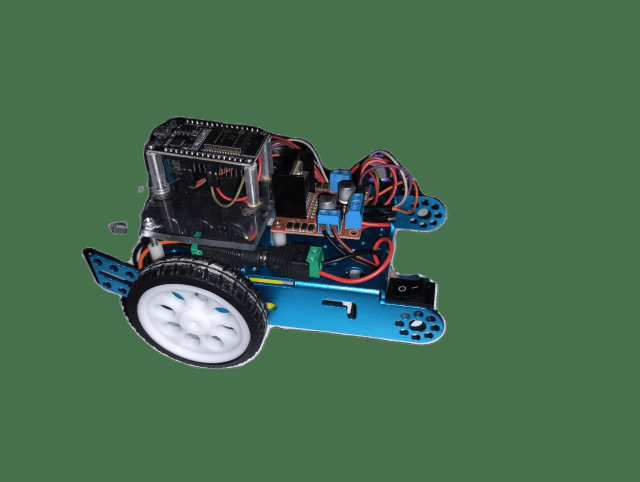
#> input picture Entrega_3/Data/carro.png, 1280 x 964 px (shown at 1/2 size)
$ python -i visioncomputacionalV1.py   (imports and definitions only)
#> lines starting #> are read from the running program, lines starting #| are printed output that depends on the picture; after the words box and inside, x2 and y2 are one past the last pixel; in counts of white or black regions, pixels touching at a corner belong together
#> further down, picture is the input picture: shape (964, 1280, 3); mean B, G, R 79.7, 105.8, 70.3
import time
import numpy as np
import cv2 as cv
import matplotlib.pyplot as plt
# archivos
from GA import AlgoritmoGenetico
from Api import *

# variables
srcPoints = []
srcStart = (0, 0)
srcFinish = (100, 100)
au = True
# Image dimension crop
weidth_cut = 100
height_cut = 100

#limites para caluclar el color del objeto
limRedMax = 30
limBlueMax = 30
limGreenMax = 30

# functions Process------------------------------------------------------------------------------
# [4 lines left out: function getPoints, not called in this run]

def center(mask):  # print point start and finish
    contours, _ = cv.findContours(mask, cv.RETR_EXTERNAL, cv.CHAIN_APPROX_SIMPLE)

    if len(contours) > 0:
      largest_contour = max(contours, key=cv.contourArea)
      # Calcula el centroide del contorno
      M = cv.moments(largest_contour)

      if M['m00'] != 0:
            cx = int(M['m10'] / M['m00'])
            cy = int(M['m01'] / M['m00'])
            return (cx, cy)

    return None

def refPoints(cutImage):  # detected start and finish
    global srcStart, srcFinish
    # saturar la img
    hsv_frame = cv.cvtColor(cutImage, cv.COLOR_BGR2HSV)
#> hsv_frame: shape (964, 1280, 3); mean H, S, V 72, 92.6, 109.7

    # Definir rangos de color
    lower_red = np.array([0, 100, 100])
    upper_red = np.array([10, 255, 255])

    lower_blue = np.array([100, 100, 100])
    upper_blue = np.array([130, 255, 255])

    # Filtra los píxeles de color rojo y azul
    mask_red = cv.inRange(hsv_frame, lower_red, upper_red)
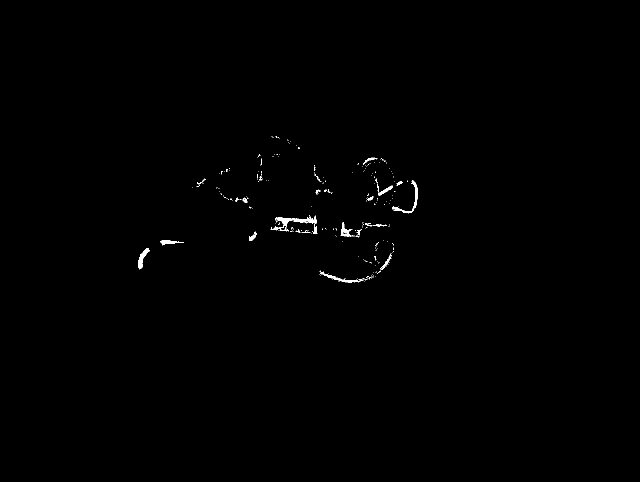
#> mask_red: shape (964, 1280) (shown at 1/2 size); 0.32% white; 270 white regions (247 under 20 px), largest, box (x1, y1, x2, y2) and area: (550, 431, 633, 463) 629, (784, 360, 836, 427) 454, (276, 496, 299, 539) 355
    mask_blue = cv.inRange(hsv_frame, lower_blue, upper_blue)
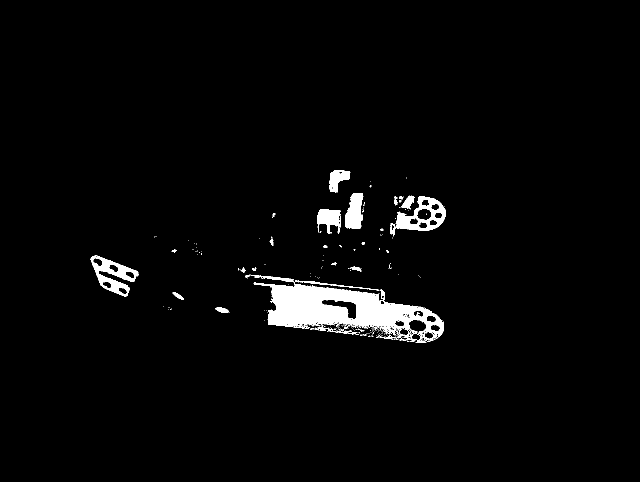
#> mask_blue: shape (964, 1280) (shown at 1/2 size); 2.7% white; 263 white regions (233 under 20 px)

    # Comprobar si hay algún píxel rojo
    start_center = center(mask_red)
#> in center, `contours, _ = cv.findContours(mask, cv.RETR_EXTERNAL, cv.CHAIN_APPROX_..`: contours = 270 contours, 254 with area under 20; largest, box (x1, y1, x2, y2) and area: (550, 431, 633, 463) 538, (784, 360, 836, 427) 342, (276, 496, 299, 539) 309, (640, 544, 727, 565) 248, (682, 444, 707, 474) 240
#> in center, `largest_contour = max(contours, key=cv.contourArea)`: largest_contour = contour of 173 points, box (x1, y1, x2, y2) (550, 431, 633, 463), area 538
#> in center, `M = cv.moments(largest_contour)`: M = moments, m00 537.5, centre m10/m00, m01/m00 = (592.9, 440.8)
#> in center, `cx = int(M['m10'] / M['m00'])`: cx = 592
#> in center, `cy = int(M['m01'] / M['m00'])`: cy = 440
#> start_center = (592, 440)
    if start_center:
        srcStart = start_center
#> srcStart = (592, 440)
    else:
        srcStart = (0,0)

    # Comprobar si hay algún píxel azul
    finish_center = center(mask_blue)
#> in center (call 2), `contours, _ = cv.findContours(mask, cv.RETR_EXTERNAL, cv.CHAIN_APPROX_..`: contours = 255 contours, 235 with area under 20; largest, box (x1, y1, x2, y2) and area: (507, 561, 888, 686) 23149, (781, 393, 891, 471) 4430, (181, 510, 278, 594) 3597, (690, 386, 727, 458) 1836, (635, 418, 682, 468) 1392
#> finish_center = (698, 621)
    if finish_center:
        srcFinish = finish_center
#> srcFinish = (698, 621)
    else:
        srcFinish = (40, 40)

    print(f'Incio: {start_center} | Final: {finish_center}')
#| Incio: (592, 440) | Final: (698, 621)

# [69 lines left out: functions DrawContours, Preprocess, not called in this run]

def empty(a):
    pass

# PLT ----------------------------------------------------------------------------------------
# [79 lines left out: functions drawCircuit, drawCircuit1, not called in this run]

# video capture
# [50 lines not run here, left out]

>>> import cv2
>>> picture = cv2.imread('../../Entrega_3/Data/carro.png')
>>> result = refPoints(picture)
